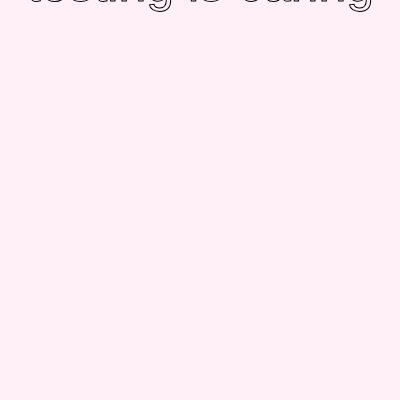
Frame 1 (no input)
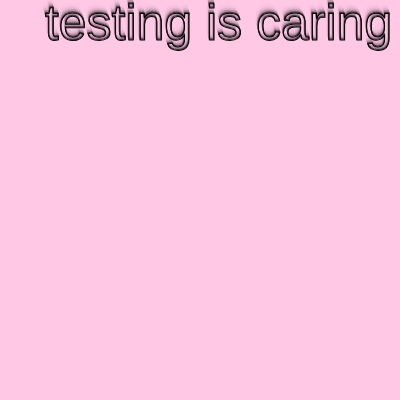
Frame 60 (no input)
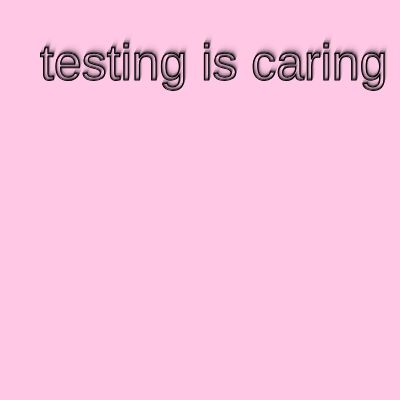
Frame 120 (the mouse pressed at the canvas centre since frame 60)

The p5.js sketch that drew these frames (run headless with seeded random() and noise() and a simulated clock; from frame 60 on, the mouse is pressed at the canvas centre):

// p5.js sketch
// ── sketch.js
/*
 * Thanks for helping test p5.js!!
 * The p5.js 2.0 reference is here: https://beta.p5js.org/
 * Something is not working as the documentation states? Report here: https://github.com/processing/p5.js/issues
 * Or ask about it on Discord: https://discord.gg/UNGxRA5A
 */


function setup() {
  createCanvas(400, 400);
  textSize(50);
  describe("The text 2.0.4-rc.2 waving its way down a pink canvas.")
}

function draw() {
  background(255, 200, 230, 70);
  noFill();
  stroke("black");
  textAlign(CENTER);
  text("testing is caring", width/2 + sin(frameCount/50)*20, (frameCount/1.5)%450);
}
